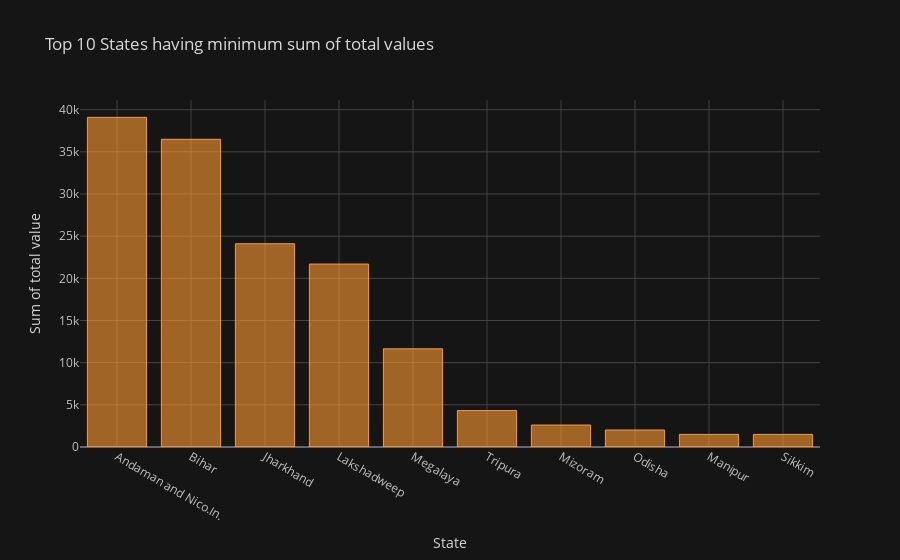

Source (notebook cell):
### Code cell
sum_of_values.iplot(kind='bar',title='Top 10 States having minimum sum of total values',xTitle='State',yTitle='Sum of total value',theme='solar')

### Figure 1 — Plotly figure (JSON) as saved in the notebook; plotly's stock layout.template omitted (floating-point values rounded to 4 significant figures)
{"data": [{"marker": {"color": "rgba(255, 153, 51, 0.6)", "line": {"color": "rgba(255, 153, 51, 1.0)", "width": 1}}, "name": "Total Value", "orientation": "v", "text": "", "type": "bar", "x": ["Andaman and Nico.In.", "Bihar", "Jharkhand", "Lakshadweep", "Megalaya", "Tripura", "Mizoram", "Odisha", "Manipur", "Sikkim"], "y": [39090.0, 36490.0, 24100.0, 21690.0, 11640.0, 4318.0, 2604.0, 2014.0, 1493.0, 1492.0]}], "layout": {"legend": {"bgcolor": "#151516", "font": {"color": "#D9D9D9"}}, "paper_bgcolor": "#151516", "plot_bgcolor": "#151516", "title": {"font": {"color": "#D9D9D9"}, "text": "Top 10 States having minimum sum of total values"}, "xaxis": {"gridcolor": "#434343", "showgrid": true, "tickfont": {"color": "#C2C2C2"}, "title": {"font": {"color": "#D9D9D9"}, "text": "State"}, "zerolinecolor": "#666570"}, "yaxis": {"gridcolor": "#434343", "showgrid": true, "tickfont": {"color": "#C2C2C2"}, "title": {"font": {"color": "#D9D9D9"}, "text": "Sum of total value"}, "zerolinecolor": "#666570"}}}
